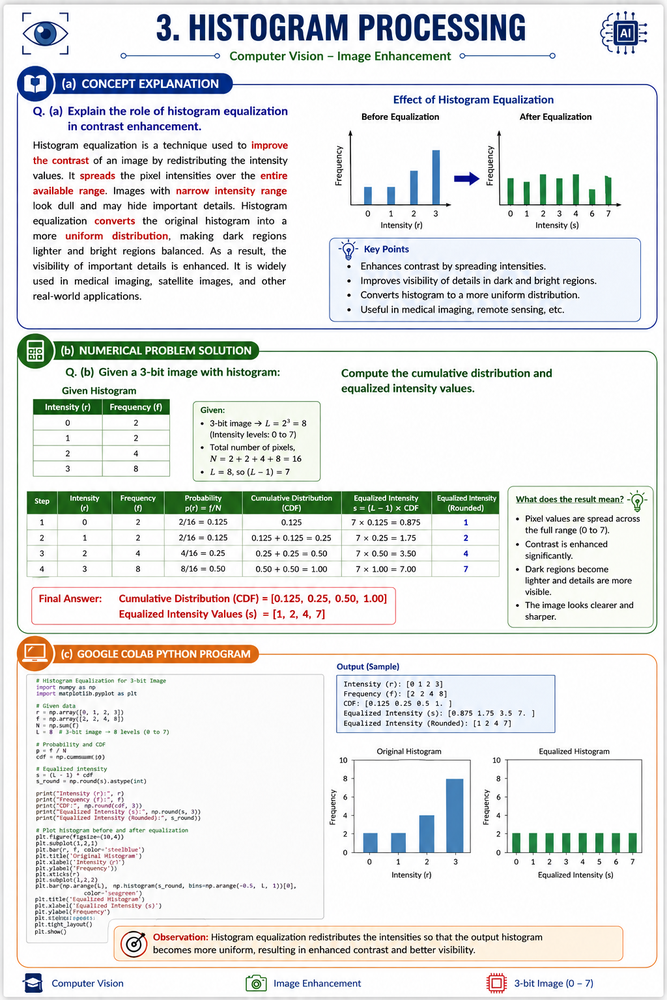
#> input picture CO2/AT1/Q03/ChatGPT Image Aug 4, 2026, 02_56_24 PM.png, 667 x 1000 px, shrunk from 1024 x 1536 before the run, found by its file name
$ python exp_25.py   (older library calls are emulated)
#> lines starting #> are read from the running program, lines starting #| are printed output that depends on the picture
# -*- coding: utf-8 -*-
"""EXP 25

Automatically generated by Colab.

Original file is located at
    https://colab.research.google.com/drive/1P_ZlOqkCY6kJxEEY97xGY_m0zQrSrrDI
"""

import cv2
import numpy as np
from google.colab import files

# Upload the image file
uploaded = files.upload()
#> the answer given: ChatGPT Image Aug 4, 2026, 02_56_24 PM.png

# Get the name of the uploaded file
image_filename = list(uploaded.keys())[0]

image = cv2.imread(image_filename)
#> image is the input picture: shape (1000, 667, 3); mean B, G, R 229.1, 230.3, 228.9

# Check if the image was loaded successfully
if image is not None:
    gray = cv2.cvtColor(image, cv2.COLOR_BGR2GRAY)
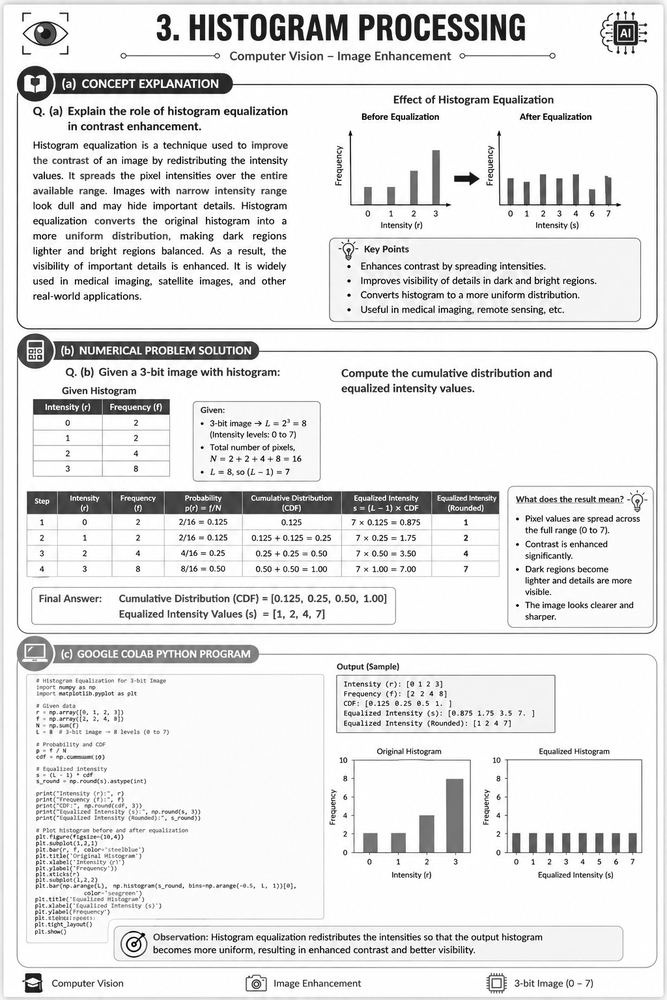
#> gray: shape (1000, 667); min 0, max 255, mean 229.8
    gradient_x = cv2.Sobel(gray, ddepth=cv2.CV_64F, dx=1, dy=0, ksize=3)
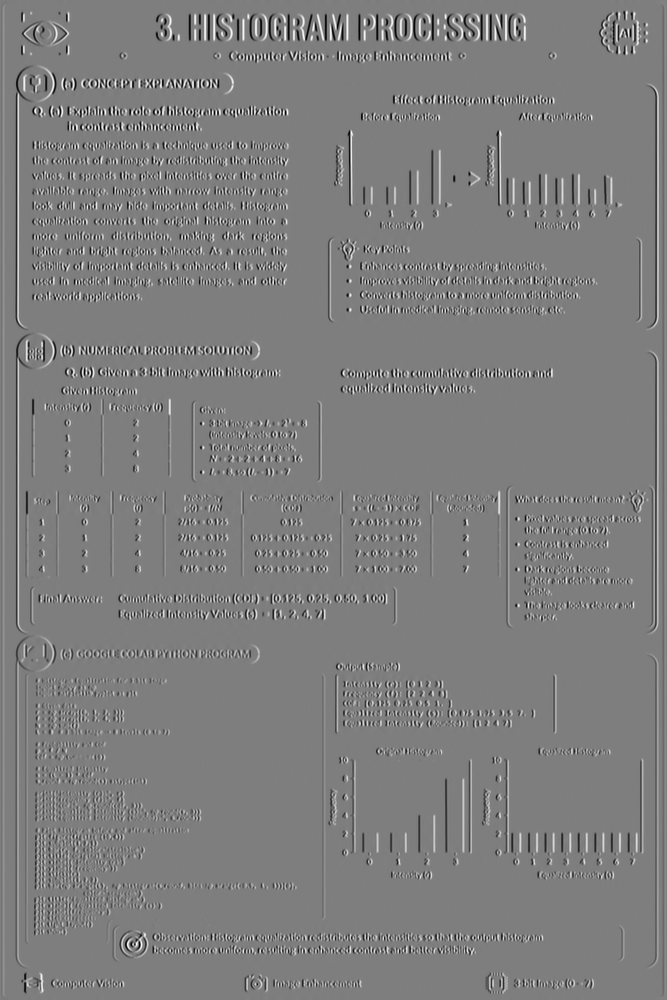
#> gradient_x: shape (1000, 667) float64; min -994, max 1010, mean 0; drawn with min black and max white
    gradient_y = cv2.Sobel(gray, ddepth=cv2.CV_64F, dx=0, dy=1, ksize=3)
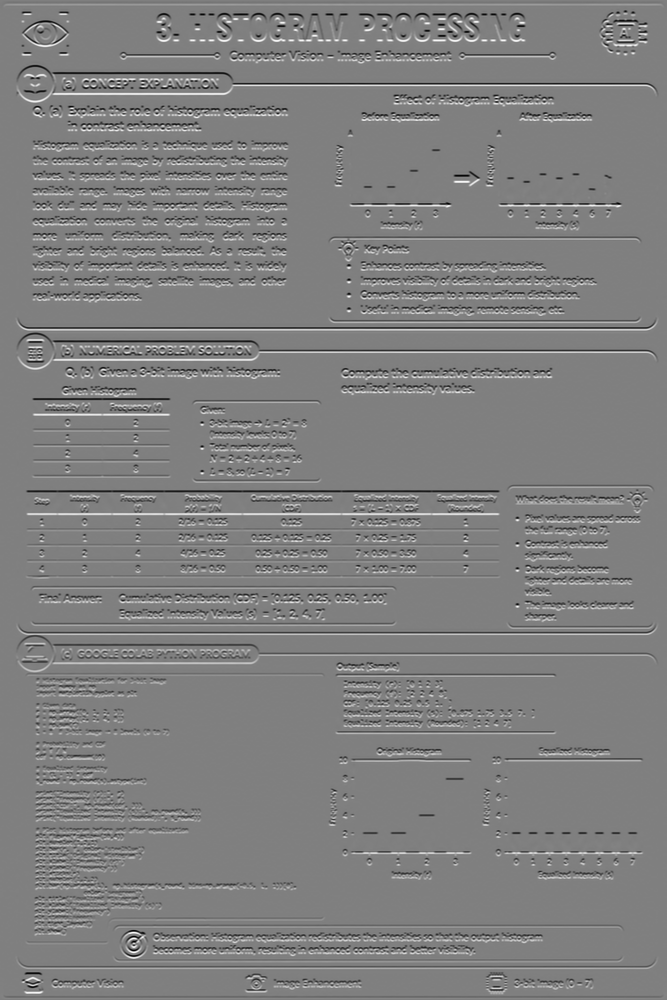
#> gradient_y: shape (1000, 667) float64; min -1006, max 1001, mean 0; drawn with min black and max white
    gradient = cv2.subtract(gradient_x, gradient_y)
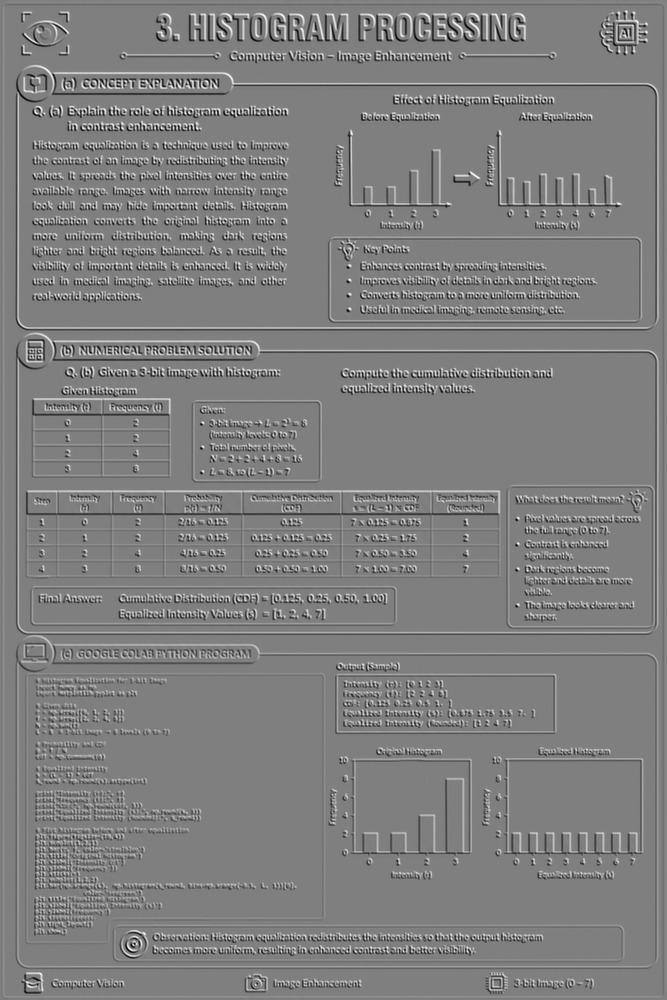
#> gradient: shape (1000, 667) float64; min -1388, max 1390, mean 0; drawn with min black and max white

    # Ensure the gradient image is in a displayable format for saving if it's float
    # Convert to uint8 and clip values to 0-255 range
    gradient_uint8 = np.clip(gradient, 0, 255).astype(np.uint8)
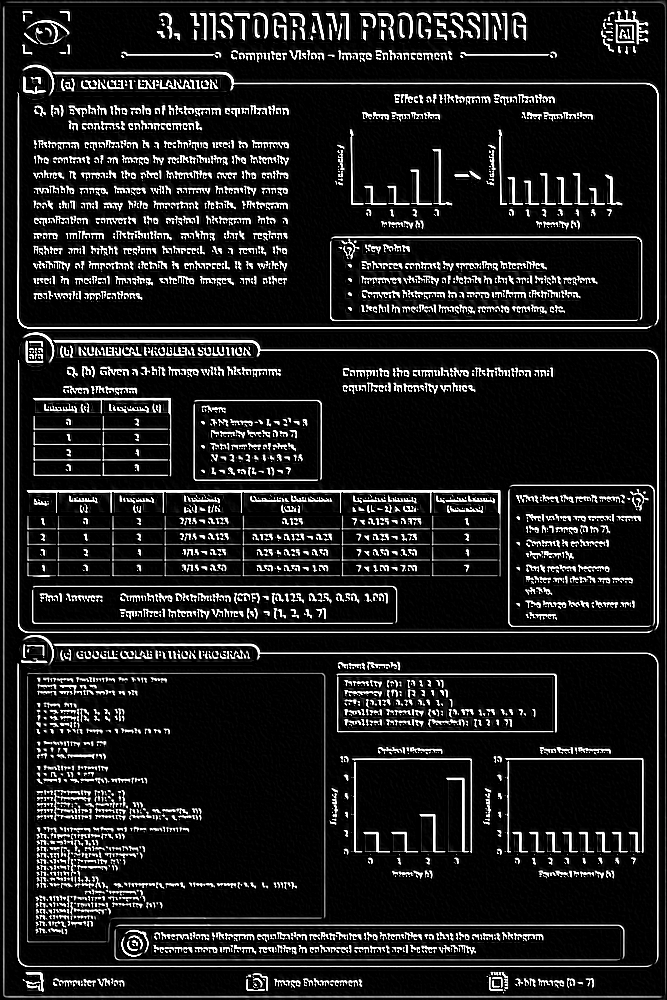
#> gradient_uint8: shape (1000, 667); min 0, max 255, mean 30.7
    cv2.imwrite('sharpened_image3.jpg', gradient_uint8)
    print(f"Sharpened image saved as sharpened_image3.jpg")
else:
    print(f"Error: Could not load image from {image_filename}")

import matplotlib.pyplot as plt

# Load the original image (from the uploaded filename)
original_image_display = cv2.imread(image_filename)
original_image_display = cv2.cvtColor(original_image_display, cv2.COLOR_BGR2RGB)

# Load the sharpened image saved previously
sharpened_image_loaded = cv2.imread('sharpened_image3.jpg')
#> sharpened_image_loaded: shape (1000, 667, 3); min 0, max 255, mean 30.9
sharpened_image_loaded = cv2.cvtColor(sharpened_image_loaded, cv2.COLOR_BGR2RGB)

# Display images side-by-side
plt.figure(figsize=(12, 6))

plt.subplot(1, 2, 1) # 1 row, 2 columns, first plot
plt.imshow(original_image_display)
plt.title('Original Image')
plt.axis('off')

plt.subplot(1, 2, 2) # 1 row, 2 columns, second plot
plt.imshow(sharpened_image_loaded)
plt.title('Sharpened Image (Sobel)')
plt.axis('off')

plt.tight_layout()
plt.show()

$ run again, on CO3/AT2/Q03/ChatGPT Image Aug 17, 2026, 05_08_41 PM.png
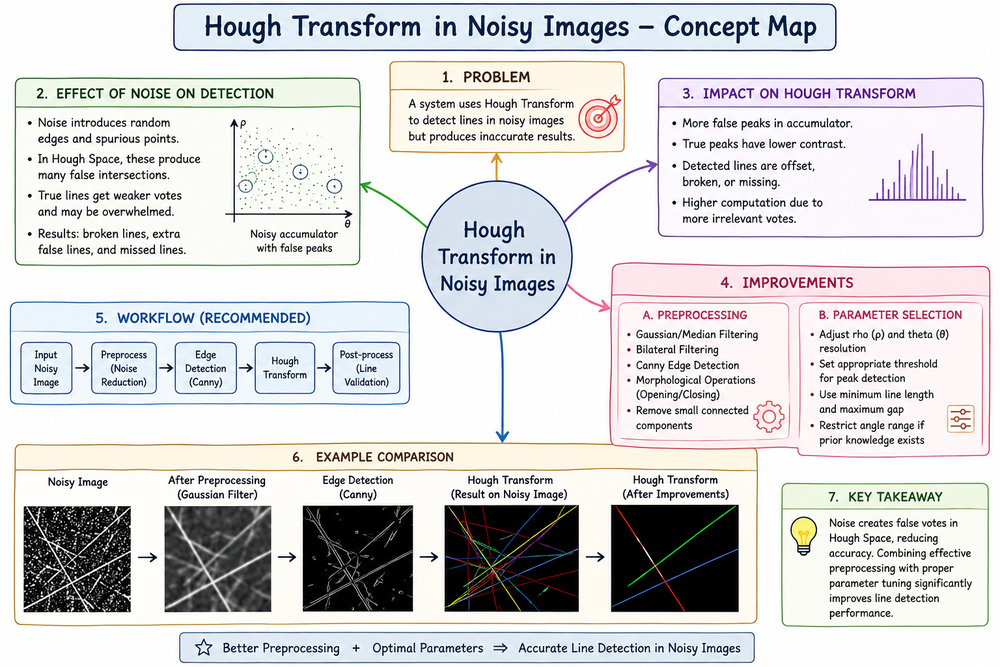
#> input picture CO3/AT2/Q03/ChatGPT Image Aug 17, 2026, 05_08_41 PM.png, 1000 x 667 px, shrunk from 1536 x 1024 before the run, found by its file name
#> image is the input picture: shape (667, 1000, 3); mean B, G, R 213.3, 212.4, 213
#> `gradient = cv2.subtract(gradient_x, gradient_y)`:
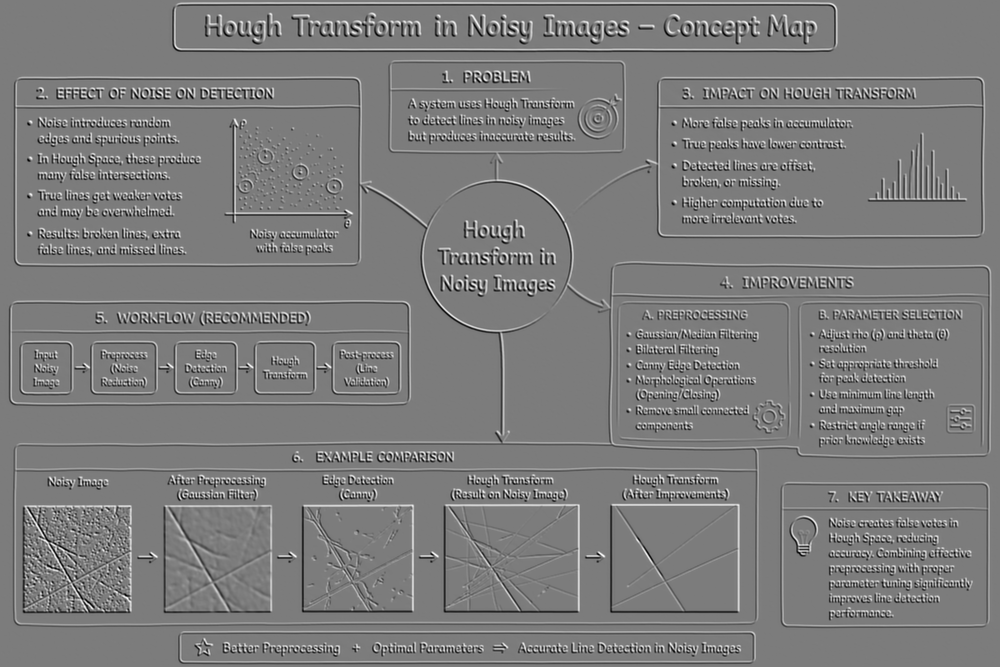
#> gradient: shape (667, 1000) float64; min -1424, max 1494, mean 0; drawn with min black and max white
#> `gradient_uint8 = np.clip(gradient, 0, 255).astype(np.uint8)`:
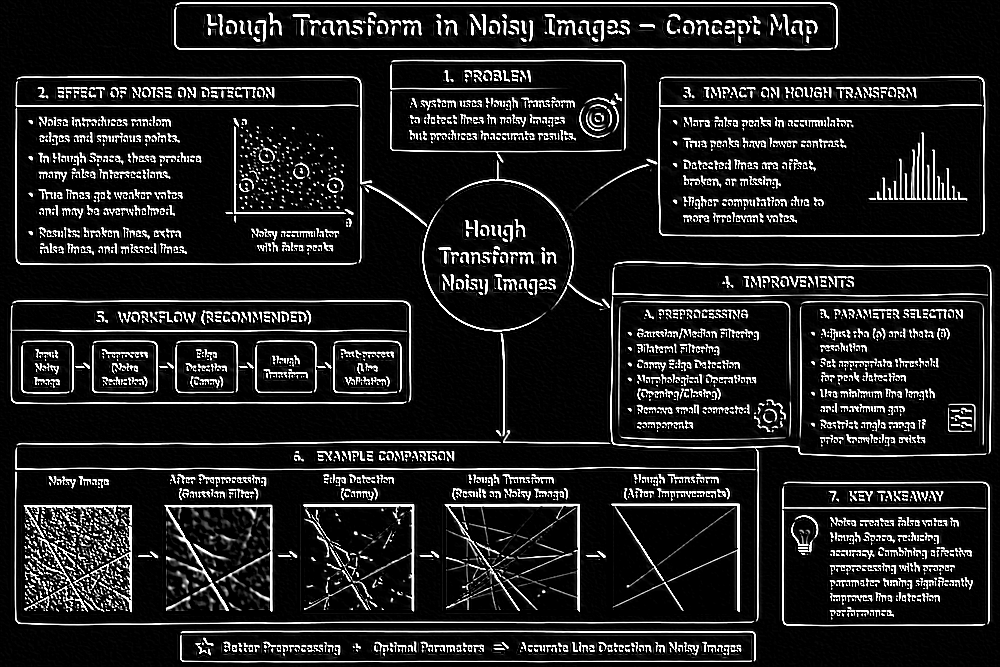
#> gradient_uint8: shape (667, 1000); min 0, max 255, mean 31.3

$ run again, on CO3/AT2/Q06/ChatGPT Image Aug 17, 2026, 05_16_31 PM.png
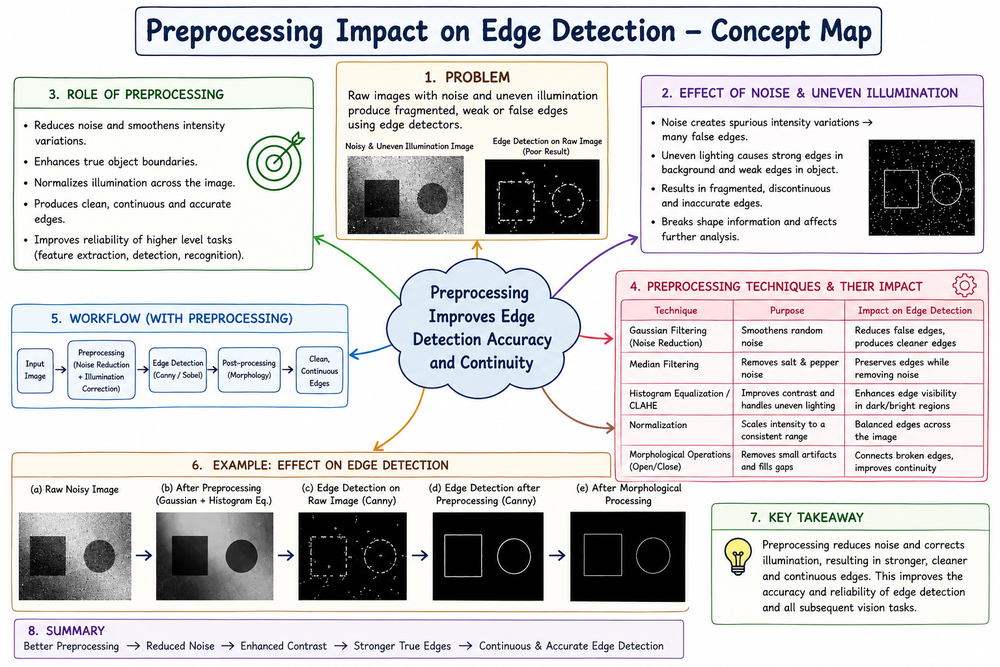
#> input picture CO3/AT2/Q06/ChatGPT Image Aug 17, 2026, 05_16_31 PM.png, 1000 x 667 px, shrunk from 1536 x 1024 before the run, found by its file name
#> image is the input picture: shape (667, 1000, 3); mean B, G, R 210.3, 209.2, 210.6
#> `gradient = cv2.subtract(gradient_x, gradient_y)`:
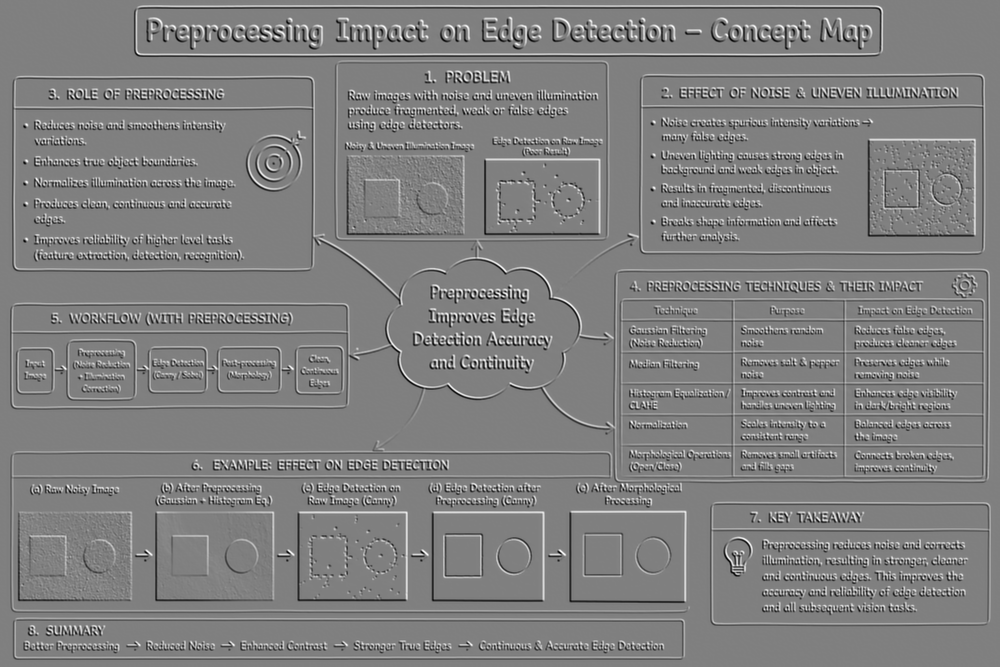
#> gradient: shape (667, 1000) float64; min -1432, max 1422, mean 0; drawn with min black and max white
#> `gradient_uint8 = np.clip(gradient, 0, 255).astype(np.uint8)`:
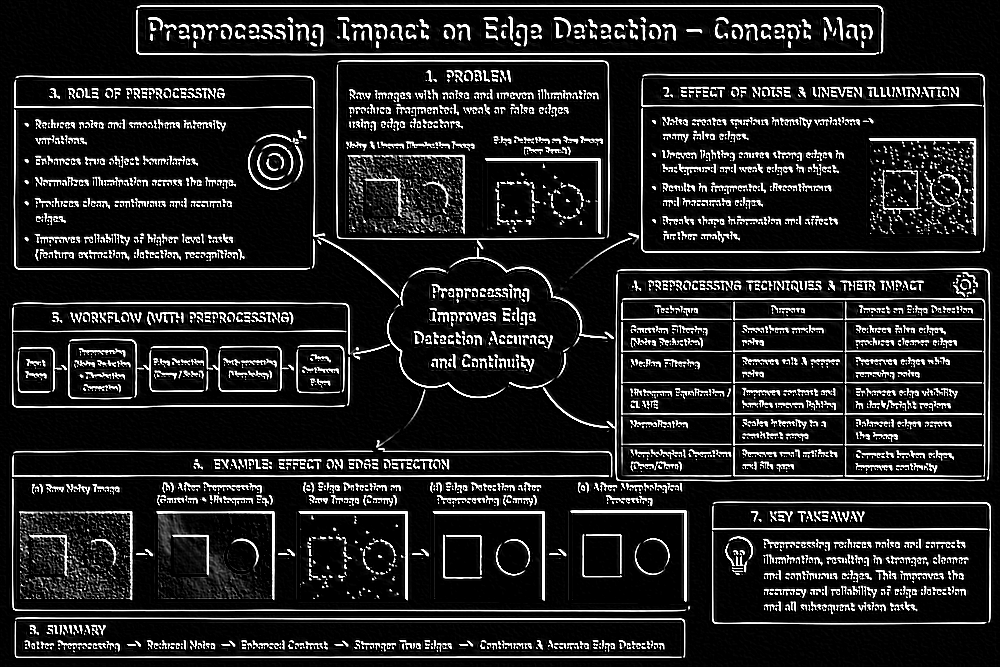
#> gradient_uint8: shape (667, 1000); min 0, max 255, mean 33.9
